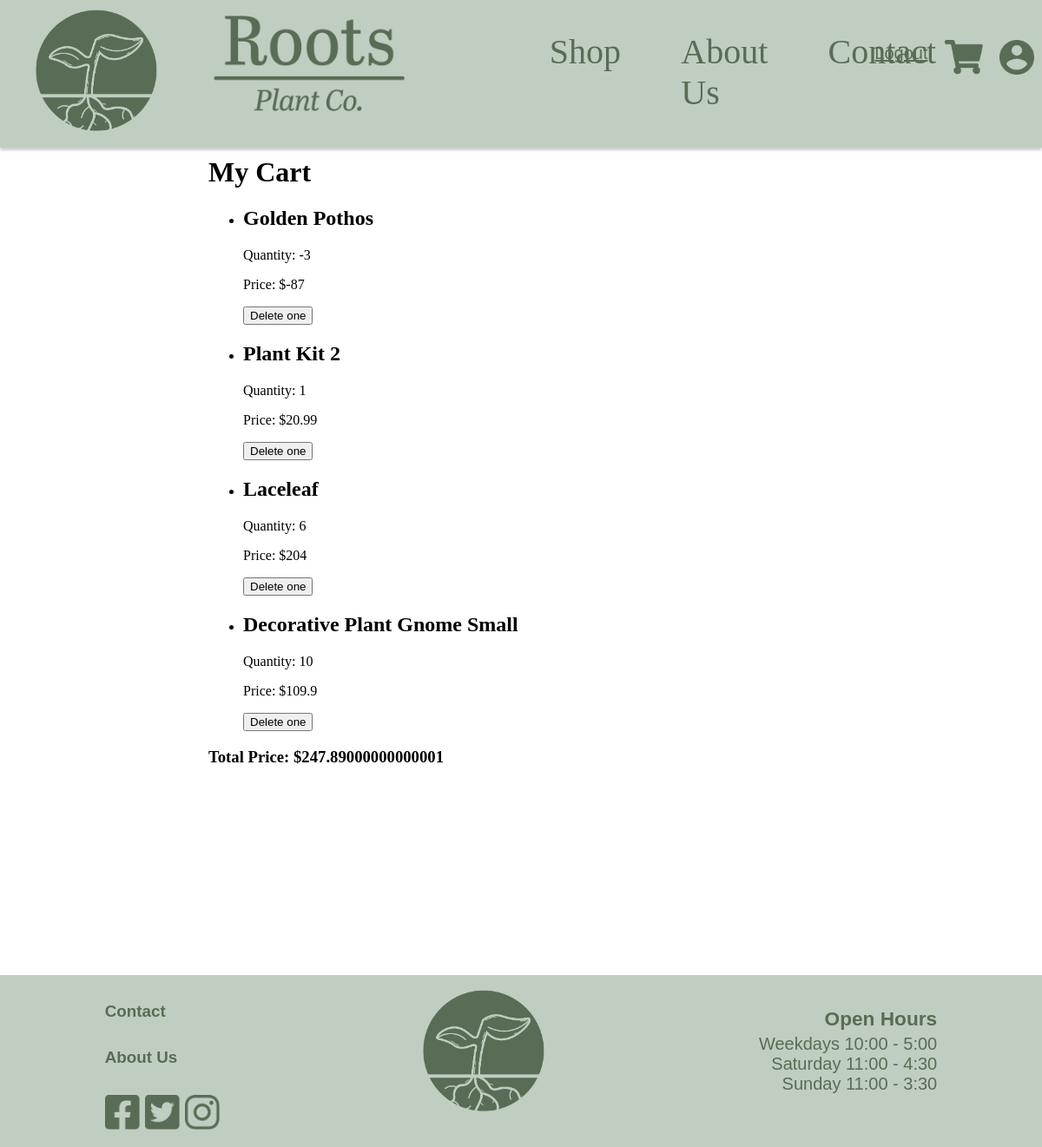
Before: /viewCart (signed in) with the older database file.
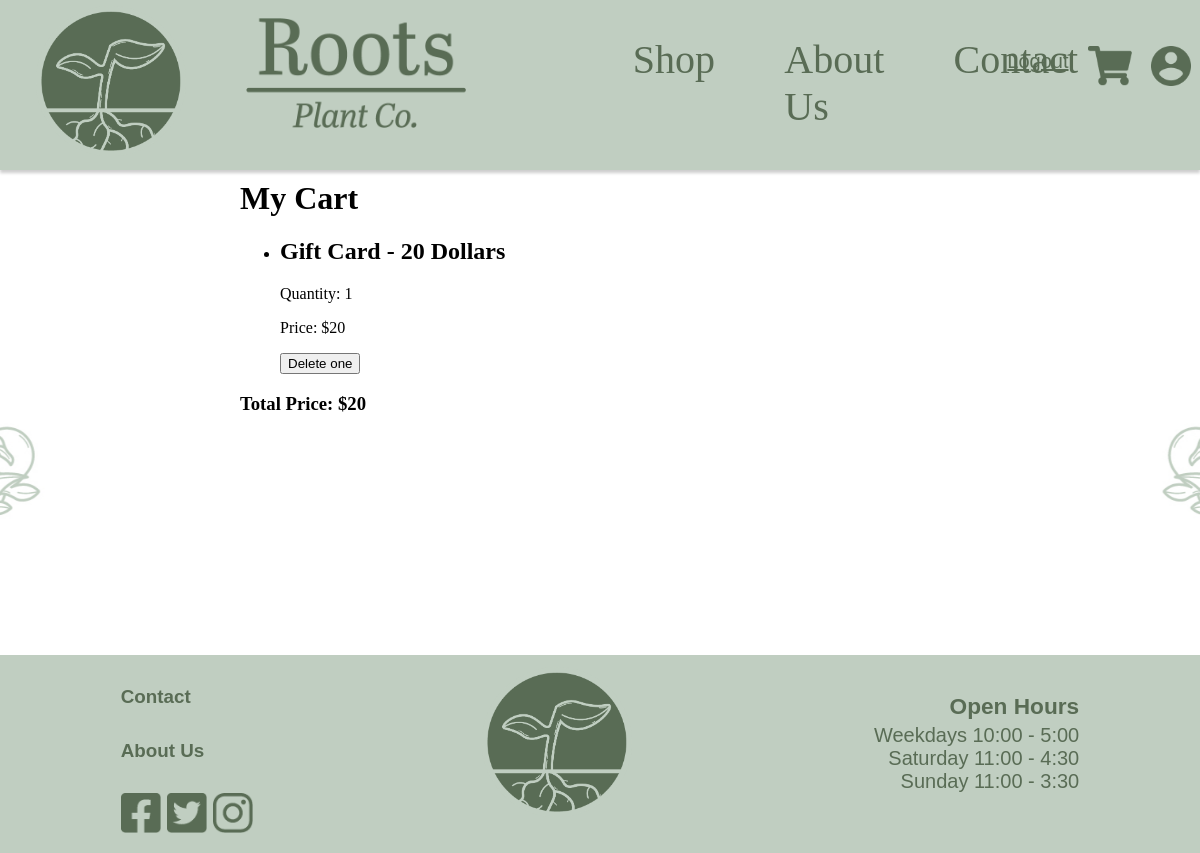
After: the same page with the newer database file.
### Website/models.py (models this page shows)
class UserCart(db.Model):
    __tablename__ = 'UserCart'
    id = db.Column(db.Integer, primary_key=True, autoincrement=True)
    userId = db.Column(db.Integer, db.ForeignKey('user.id'), nullable=False)
    productId = db.Column(db.Integer, db.ForeignKey('shopProducts.id'), nullable=False)
    quantity = db.Column(db.Integer, nullable=False, default=1)
    shopproduct = db.relationship('ShopProducts')
    user = db.relationship('User')

class ShopProducts(db.Model):
    __tablename__ = 'shopProducts'
    id = db.Column(db.Integer, primary_key=True)
    name = db.Column(db.String(150), nullable=False) #Is required
    summary = db.Column(db.String(500), nullable=True)
    description = db.Column(db.String(1000), nullable=True)
    price = db.Column(db.Integer, nullable=False) #Is required
    stock = db.Column(db.Integer, nullable=False) #Is required
    category = db.Column(db.String(150), nullable=False) #Is required
    subCategory = db.Column(db.String(150), nullable=True)
    subSubCategory = db.Column(db.String(150), nullable=True)
    imageUrl = db.Column(db.String(150), nullable=False) #Is required
    userId = db.Column(db.Integer, db.ForeignKey('user.id'))

### Website/views.py (the view)
@views.route('/viewCart', methods=['GET'])
@login_required
def viewCart():
    cartItems = UserCart.query.filter_by(userId=current_user.id).all()
    totalPrice = sum(item.shopproduct .price * item.quantity for item in cartItems)
    return render_template('viewCart.html', user=current_user, cartItems=cartItems, totalPrice=totalPrice)

### Website/templates/viewCart.html (shortened to what this page needs)
{% extends "navBase.html" %}
{% block content %}
<h1>My Cart</h1>
<div class="cart">
    {% if cartItems %}
    <ul>
        {% for item in cartItems %}
        <li>
            <h2>{{ item.shopproduct.name }}</h2>
            <p>Quantity: {{ item.quantity }}</p>
            <p>Price: ${{ item.shopproduct.price * item.quantity }}</p>
        </li>
        <form id="deleteOne" action="{{ url_for('views.removeFromCart', productId=item.productId) }}" method="POST">
            <button>Delete one</button>
        </form>
        {% endfor %}
    </ul>
    <h3>Total Price: ${{ totalPrice }}</h3>
    {% else %}
    <p>Your cart is empty.</p>
    {% endif %}
</div>
{% endblock %}

### Website/templates/navBase.html (shortened to what this page needs)
<!DOCTYPE html>
<html>
    <head>
        <link rel="stylesheet" href="{{ url_for('static', filename='css/navBase.css') }}">
        <link rel="stylesheet" href="https://use.typekit.net/btr0hfq.css">
    </head>
    <body>
        <nav class="navBar">
            <div class="navBarMain">
                <a class="navBarLogoIcon" href="/">
                    <img height="150px" src="{{ url_for('static', filename='iconLogo.png') }}">
                </a>
                <a class="navBarLogoType" href="/">
                    <img height="110px" src="{{ url_for('static', filename='typographicLogo.png') }}">
                </a>
                <div class="navBarCategories">
                    <a class="navItem" id="shop" href="/shop">Shop</a>
                    <a class="navItem" id="aboutUs" href="/aboutUs">About Us</a>
                    <a class="navItem" id="contact" href="{{ url_for('contact.contact')}}">Contact</a>
                </div>
                {% if user.is_authenticated %}
                <div class="loggedSection">
                    <a class="loggedLinks" id="logout" href="/logout">Logout</a>
                    <a class="loggedIcons" href="/viewCart">
                        <img height="40px" src="{{ url_for('static', filename='shoppingCart.png')  }}">
                    </a>
                    <a class="loggedIcons" href="/accountDetails">
                        <img height="40px" src="{{ url_for('static', filename='accountIcon.png') }}">
                    </a>
                </div>
                {% else %}
                <div class="loginSection">
                    <a class="loginLinks" id="login" href="/login">Login</a>
                    <a class="loginLinks" id="signUp" href="/signUp">Sign up</a>
                </div>
                {% endif %}
            </div>
        </nav>
        <div class="container">
            {% block content %}
            {% endblock %}
        </div>
        <footer class="footer">
            <div class="footerMain">
                <div class="column1">
                    <a class="column1Text" href="/shop"><h5>Contact</h5></a>
                    <a class="column1Text" href="/shop"><h5>About Us</h5></a>
                    <ul class="socialMedias">
                        <li class="socialMediaItems">
                            <a href="/shop"><img height="40px" src="{{ url_for('static', filename='facebookIcon.png') }}"></a>
                        </li>
                        <li class="socialMediaItems" href="#">
                            <a href="/shop"><img height="40px" src="{{ url_for('static', filename='twitterIcon.png') }}"></a>
                        </li>
                        <li class="socialMediaItems" href="#">
                            <a href="/shop"><img height="40px" src="{{ url_for('static', filename='instaIcon.png') }}"></a>
                        </li>
                    </ul>
                </div>
                <a class="footerLogo" href="/">
                    <img height="150px" src="{{ url_for('static', filename='iconLogo.png') }}">
                </a>
                <div class="openHours">
                    <h5 class="openHoursTitle">Open Hours</h5>
                    <ul class="openHoursList">
                        <li>Weekdays 10:00 - 5:00</li>
                        <li>Saturday 11:00 - 4:30</li>
                        <li>Sunday 11:00 - 3:30</li>
                    </ul>
                </div>
            </div>
        </footer>
    </body>
</html>

### Website/static/css/navBase.css (style rules this page uses)
body, html { margin: 0%; padding: 0%; background-image: url(/static/background.jpg); background-size: cover; background-attachment: fixed; background-position: center; background-repeat: no-repeat; }
nav { height: 170px; }
.navBar { background-color: #C0CEC1; position: fixed; width: 100%; top: 0; box-shadow: 0px 3px 3px rgba(0, 0, 0, 0.2); }
.navBarMain { display: flex; }
.navBarLogoIcon { margin-top: 0.5%; margin-left: 3%; margin-right: 0%; padding: 0%; }
.navBarLogoType { margin-left: 5%; margin-right: 0%; margin-top: 1.5%; padding: 0%; }
.navBarCategories { display: flex; margin-top: 3%; margin-left: 11%; margin-right: 0%; width: 50%; padding: 0%; height: fit-content; }
.navItem { font-family: abril-titling, serif; font-style: normal; font-weight: 400; color: #596C55; font-size: 30pt; text-decoration: none; margin-left: 9%; margin-right: 9%; }
.loggedSection { margin-top: 3.5%; margin-left: 2%; display: block; width: 300px; display: flex; }
.loggedLinks { font-family: "brandon-grotesque", sans-serif; font-weight: 400; font-style: normal; color: #596C55; font-size: 15pt; margin-right: 10%; margin-top: 4%; }
.loggedIcons { margin-top: 2%; margin-right: 10%; text-decoration: none; }
.container { margin-left: 20%; margin-right: 20%; margin-top: 15%; }
.footerMain { height: 20%; display: flex; background-color: #C0CEC1; justify-content: space-around; bottom: 0; width: 100%; margin-top: 20%; }
.column1 { display: inline; }
.column1Text { font-family: "brandon-grotesque", sans-serif; font-weight: 400; font-style: normal; color: #596C55; font-size: 17pt; text-decoration: none; }
.socialMedias { display: flex; list-style: none; padding: 0%; justify-content: space-around; }
.socialMediaItems { margin-right: 5%; }
.footerLogo { margin-top: 1%; }
.openHours { font-family: "brandon-grotesque", sans-serif; font-weight: 400; font-style: normal; color: #596C55; font-size: 15pt; text-decoration: none; text-align: right; }
.openHoursTitle { margin-bottom: 2%; font-size: 17pt; }
.openHoursList { list-style: none; margin-left: 0%; padding-left: 0%; margin-top: 0%; }

Changed rows visible on the page:
removed UserCart: shopproduct.name "Golden Pothos", quantity "-3", item.shopproduct.price*item.quantity "-87"
removed UserCart: shopproduct.name "Plant Kit 2", quantity "1", item.shopproduct.price*item.quantity "20.99"
removed UserCart: shopproduct.name "Laceleaf", quantity "6", item.shopproduct.price*item.quantity "204"
removed UserCart: shopproduct.name "Decorative Plant Gnome Small", quantity "10", item.shopproduct.price*item.quantity "109.9"
added UserCart: shopproduct.name "Gift Card - 20 Dollars", quantity "1", item.shopproduct.price*item.quantity "20"
Other visible differences:
{{ totalPrice }}: "247.89000000000001" → "20"
